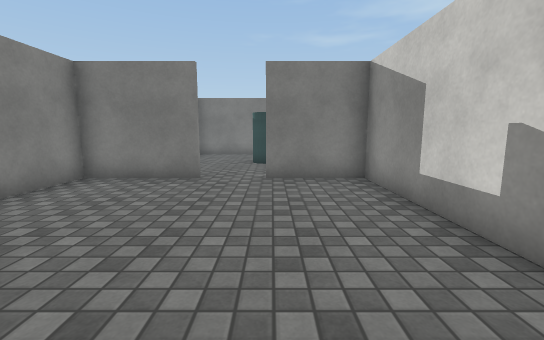
[1] (above)

15 first-person views from a walk through a 3-D level made in the Unity game engine. The camera is 1.2 m above the floor, tilts 8° down and sees 90° across. The floor is counted in squares, 1 m on a side. Each view is taken from the middle of a square. On the plan, view 1 faces up. The plan holds only what a view shows up to about 13 squares ahead; the rest is blank. The player character is not drawn. Surface patterns are stand-ins for the level's own textures.

[2]
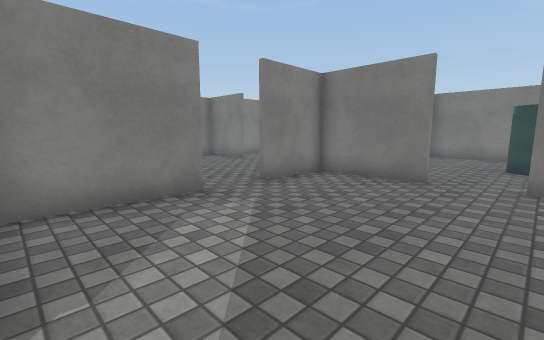

[3]
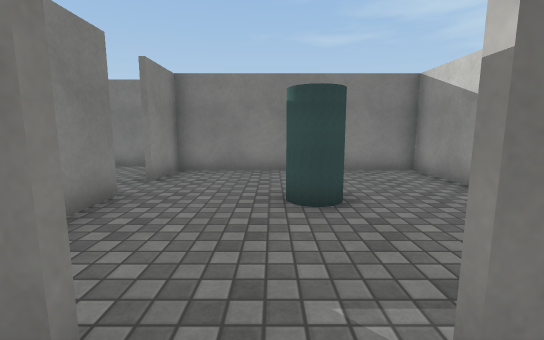

[4]
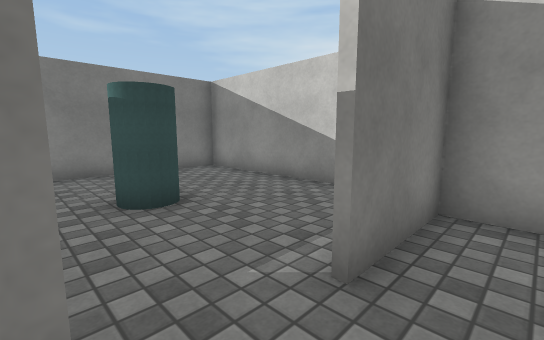

[5]
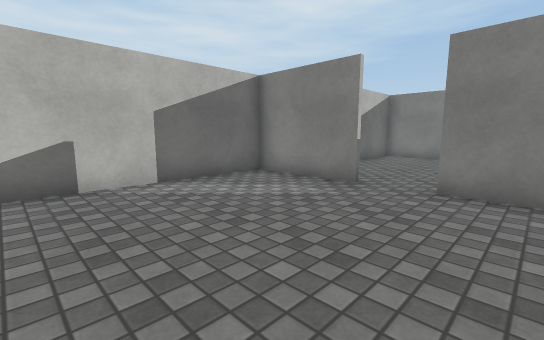

[6]
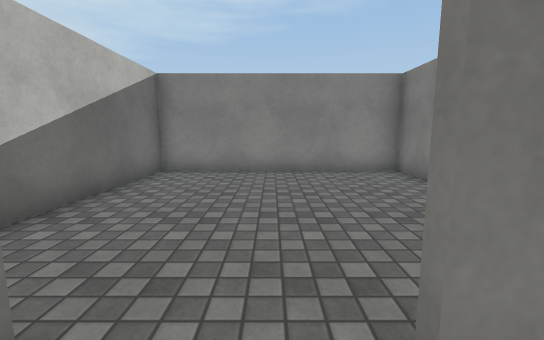

[7]
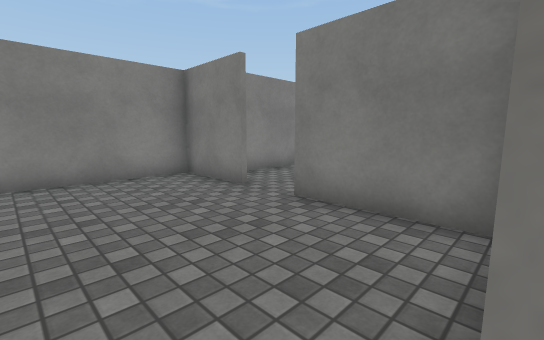

[8]
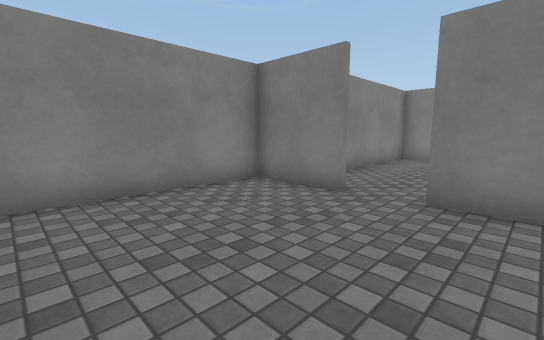

[9]
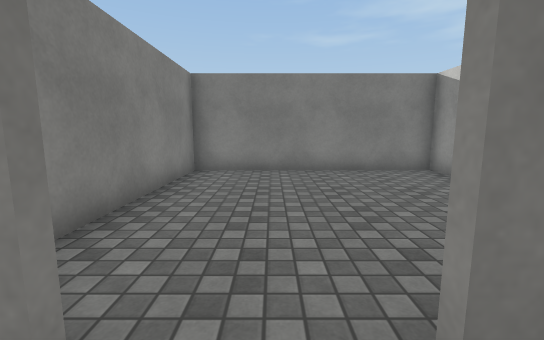

[10]
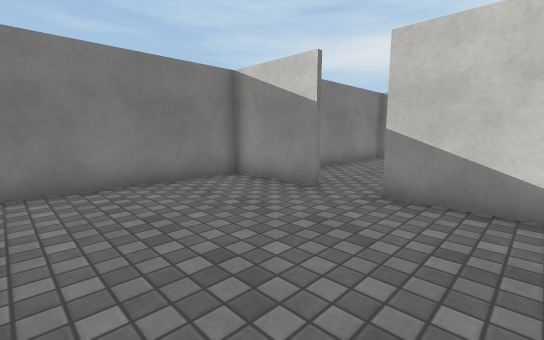

[11]
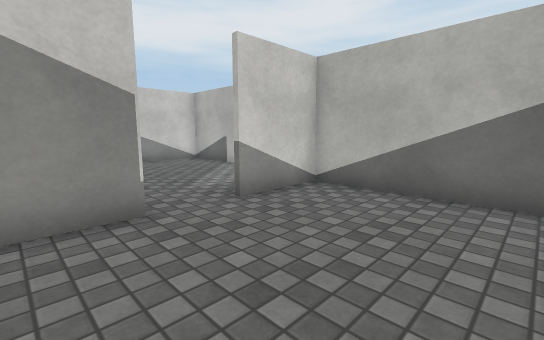

[12]
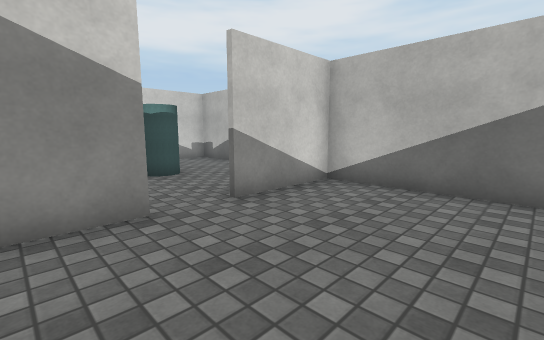

[13]
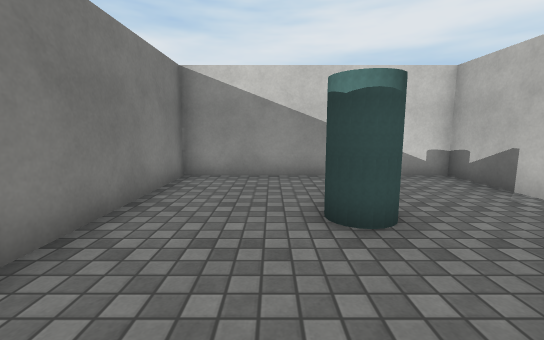

[14]
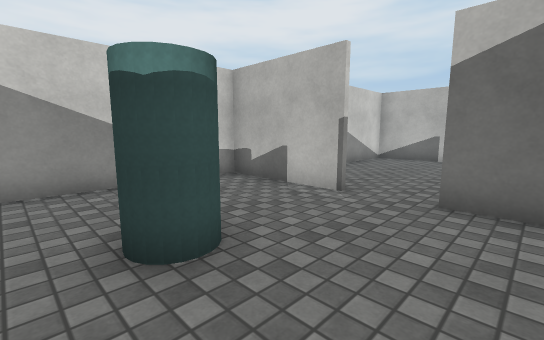

[15]
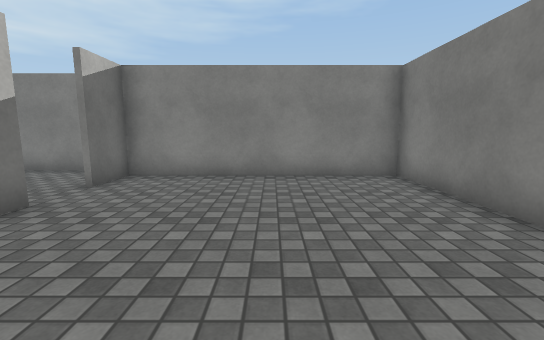

### Floor plan
Ten units are one square. View 1 is at (0, 0); x grows to the right and y downward. Boxes are objects, and circles mark ways between rooms. Rooms are numbered by the first view taken in them; rooms with no view inside come last. Other rooms are left out.
<svg viewBox="-129 -159 168 168">
<path fill="none" stroke="#000" d="M-49 -30 -49 4 24 4 24 -70 -2 -70M-19 -70 -49 -70 -49 -45M-51 -45 -51 -61M-98 -79 -124 -79 -124 -6 -51 -6 -51 -30M-52 -79 -84 -79M-41 -125 -41 -154 -114 -154 -114 -80 -99 -80M-84 -80 -41 -80 -41 -111M-39 -111 -39 -96M-2 -71 34 -71 34 -144 -39 -144 -39 -125M-31 -71 -19 -71"/>
<rect x="-15" y="-115" width="20" height="20" fill="#bbb"><title>cylinder</title></rect>
<circle cx="-50" cy="-35" r="3" fill="#2a7"/>
<circle cx="-10" cy="-70" r="3" fill="#2a7"/>
<circle cx="-90" cy="-80" r="3" fill="#2a7"/>
<circle cx="-40" cy="-120" r="3" fill="#2a7"/>
<text x="-10" y="-30">1</text>
<text x="-90" y="-40">2</text>
<text x="-80" y="-120">3</text>
<text x="0" y="-110">4</text>
</svg>
Room 1 opens to room 2. Room 1 opens to room 4. Room 2 opens to room 3. Room 3 opens to room 4.

Where each view was taken, in squares from view 1:
view 1: 0 up, 0 right, facing up
view 2: 0 up, 0 right, facing up-left
view 3: 6 up, 1 left, facing up
view 4: 6 up, 2 left, facing up-right
view 5: 6 up, 1 right, facing down-left
view 6: 4 up, 4 left, facing left
view 7: 4 up, 5 left, facing up-left
view 8: 3 up, 7 left, facing up-left
view 9: 7 up, 9 left, facing up
view 10: 9 up, 9 left, facing up-right
view 11: 6 up, 9 left, facing down-right
view 12: 14 up, 8 left, facing down-right
view 13: 12 up, 4 left, facing right
view 14: 12 up, 3 left, facing down-right
view 15: 12 up, 4 left, facing left
